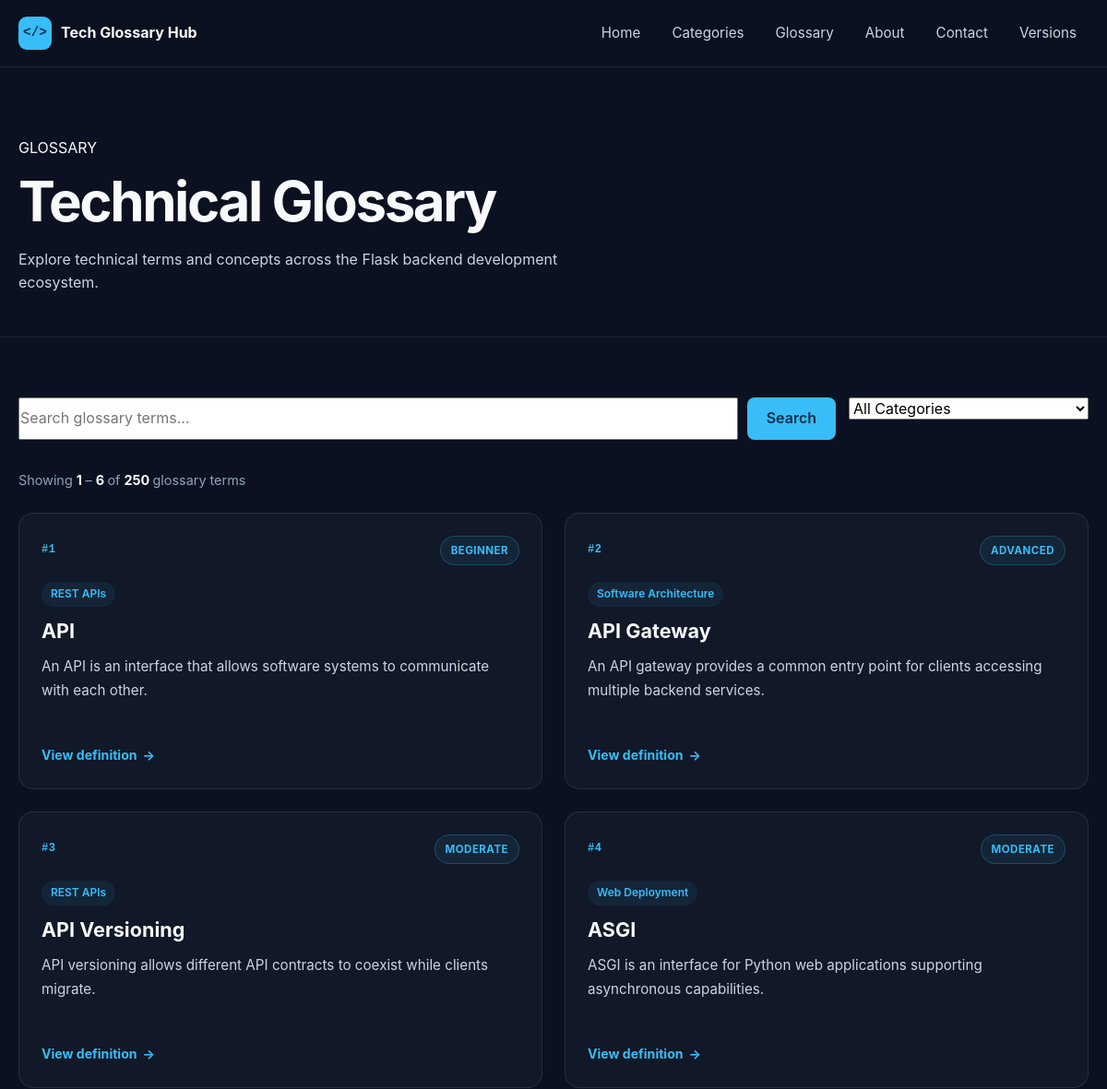
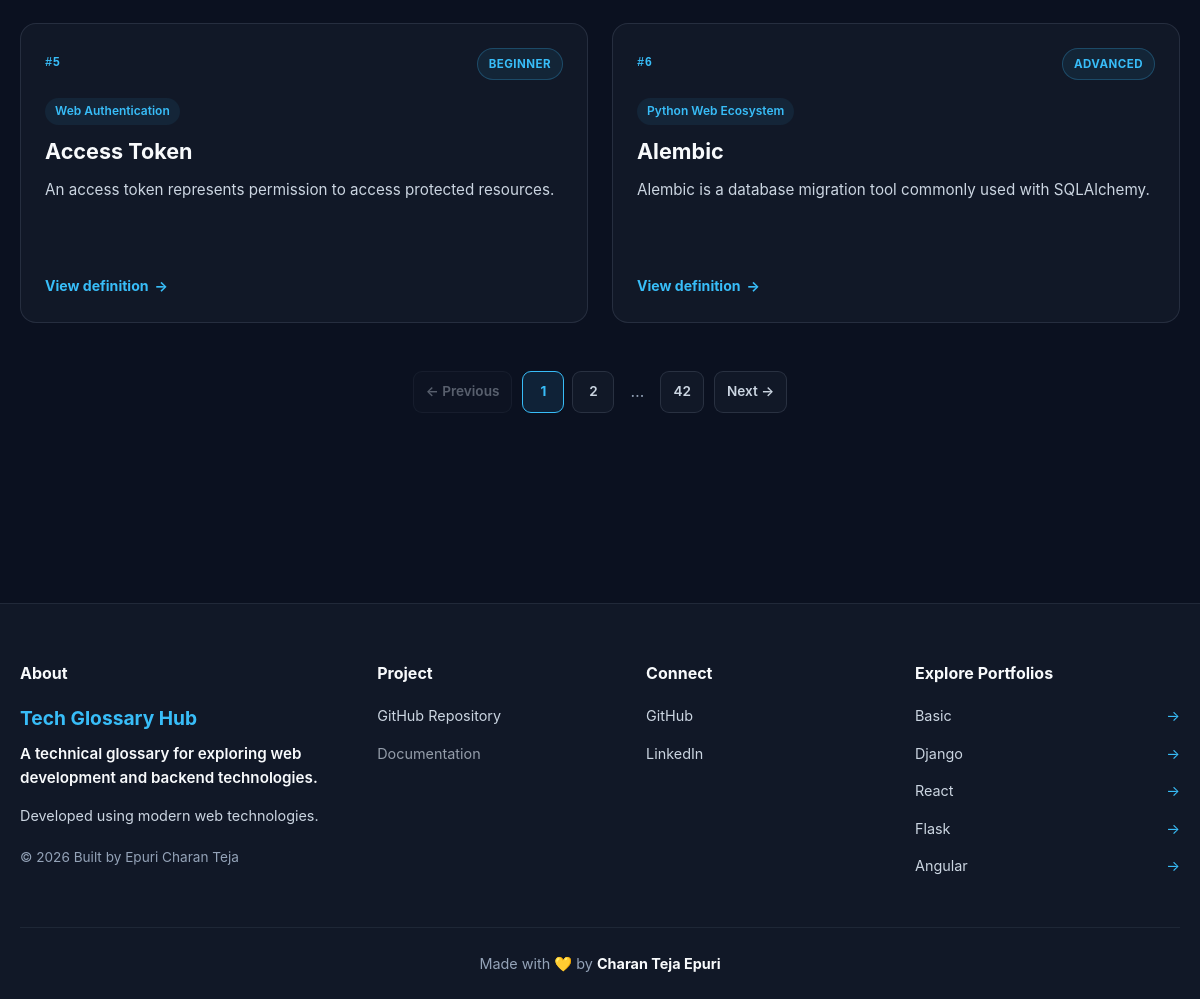
The page /glossary on the database its author committed (2 pictures, top to bottom).
### app/models/glossary_term.py (models this page shows, shortened)
class GlossaryTerm(db.Model):
    __tablename__ = "glossary_terms"
    id = db.Column(
        db.Integer,
        primary_key=True
    )
    name = db.Column(
        db.String(150),
        nullable=False,
        unique=True
    )
    slug = db.Column(
        db.String(150),
        nullable=False,
        unique=True
    )
    definition = db.Column(
        db.Text,
        nullable=False
    )
    example = db.Column(
        db.Text,
        nullable=True
    )
    level = db.Column(
        db.String(20),
        nullable=False,
        default="Beginner"
    )
    category_id = db.Column(
        db.Integer,
        db.ForeignKey("categories.id"),
        nullable=False
    )
    created_at = db.Column(
        db.DateTime,
        default=lambda: datetime.now(timezone.utc)
    )
    category = db.relationship(
        "Category",
        back_populates="terms"
    )

### app/models/category.py (models this page shows, shortened)
class Category(db.Model):
    __tablename__ = "categories"
    id = db.Column(
        db.Integer,
        primary_key=True
    )
    name = db.Column(
        db.String(100),
        nullable=False,
        unique=True
    )
    slug = db.Column(
        db.String(100),
        nullable=False,
        unique=True
    )
    description = db.Column(
        db.Text,
        nullable=True
    )
    created_at = db.Column(
        db.DateTime,
        default=lambda: datetime.now(timezone.utc)
    )
    terms = db.relationship(
        "GlossaryTerm",
        back_populates="category",
        cascade="all, delete-orphan"
    )

### app/routes/main.py (the view, shortened to what this page needs)
@main_bp.route("/glossary")
def glossary():
    search_query = request.args.get(
        "q",
        ""
    ).strip()
    category_slug = request.args.get(
        "category",
        ""
    ).strip()
    page = request.args.get(
        "page",
        1,
        type=int
    )
    if page < 1:
        page = 1
    categories = Category.query.order_by(
        Category.name.asc()
    ).all()
    query = GlossaryTerm.query
    if category_slug:
        query = query.join(
            GlossaryTerm.category
        ).filter(
            Category.slug == category_slug
        )
    pagination = query.order_by(
        GlossaryTerm.name.asc()
    ).paginate(
        page=page,
        per_page=6,
        error_out=False
    )
    selected_category = None
    if category_slug:
        selected_category = Category.query.filter_by(
            slug=category_slug
        ).first()
    return render_template(
        "glossary.html",
        terms=pagination.items,
        pagination=pagination,
        categories=categories,
        search_query=search_query,
        category_slug=category_slug,
        selected_category=selected_category
    )

### app/templates/glossary.html (shortened to what this page needs)
{% extends "base.html" %}
{% block content %}
<section class="page-header">
    <div class="container">
        <span class="eyebrow">
            GLOSSARY
        </span>
        <h1>
            Technical Glossary
        </h1>
        <p>
            Explore technical terms and concepts across the Flask
            backend development ecosystem.
        </p>
    </div>
</section>
<section class="glossary-section">
    <div class="container">
        <div class="glossary-toolbar">
            <form
                method="GET"
                action="{{ url_for('main.glossary') }}"
                class="glossary-search-form"
            >
                <div class="search-group">
                    <input
                        type="search"
                        id="glossary-search"
                        name="q"
                        value="{{ search_query }}"
                        placeholder="Search glossary terms..."
                        autocomplete="off"
                    >
                    <button
                        type="submit"
                        class="btn btn-primary"
                    >
                        Search
                    </button>
                </div>
                <div class="category-filter">
                    <select
                        id="category"
                        name="category"
                        onchange="this.form.submit()"
                    >
                        <option value="">
                            All Categories
                        </option>
                    </select>
                </div>
            </form>
        </div>
        {% if pagination and pagination.total > 0 %}
        <div class="pagination-info">
            Showing
            <strong>
                {{ pagination.first }}
            </strong>
            –
            <strong>
                {{ pagination.last }}
            </strong>
            of
            <strong>
                {{ pagination.total }}
            </strong>
            glossary terms
        </div>
        {% endif %}
        {% if terms %}
        <div class="glossary-grid">
            {% for term in terms %}
            <article class="term-card">
                <div class="term-card-top">
                    <span class="term-index">
                        #{{ loop.index + ((pagination.page - 1) * pagination.per_page) }}
                    </span>
                    <span class="term-level">
                        {{ term.level }}
                    </span>
                </div>
                <a
                    href="{{ url_for(
                        'main.category_detail',
                        slug=term.category.slug
                    ) }}"
                    class="term-category"
                >
                    {{ term.category.name }}
                </a>
                <h2 class="term-title">
                    {{ term.name }}
                </h2>
                <p class="term-definition">
                    {{ term.definition }}
                </p>
                <div class="term-card-footer">
                    <a
                        href="{{ url_for(
                            'main.term_detail',
                            slug=term.slug
                        ) }}"
                        class="term-link"
                        aria-label="View definition of {{ term.name }}"
                    >
                        View definition
                        <span aria-hidden="true">→</span>
                    </a>
                </div>
            </article>
            {% endfor %}
        </div>
        {% if pagination.pages > 1 %}
        <nav
            class="pagination"
            aria-label="Glossary pagination"
        >
            {% if pagination.has_prev %}
            <a
                href="{{ url_for(
                    'main.glossary',
                    page=pagination.prev_num,
                    q=search_query,
                    category=category_slug
                ) }}"
                class="pagination-link"
            >
                ← Previous
            </a>
            {% else %}
            <span class="pagination-link disabled">
                ← Previous
            </span>
            {% endif %}
            <div class="pagination-pages">
                {% for page_number in pagination.iter_pages(
                    left_edge=1,
                    left_current=1,
                    right_current=1,
                    right_edge=1
                ) %}
                    {% if page_number %}
                        {% if page_number == pagination.page %}
                        <span class="pagination-link active">
                            {{ page_number }}
                        </span>
                        {% else %}
                        <a
                            href="{{ url_for(
                                'main.glossary',
                                page=page_number,
                                q=search_query,
                                category=category_slug
                            ) }}"
                            class="pagination-link"
                        >
                            {{ page_number }}
                        </a>
                        {% endif %}
                    {% else %}
                    <span class="pagination-ellipsis">
                        …
                    </span>
                    {% endif %}
                {% endfor %}
            </div>
            {% if pagination.has_next %}
            <a
                href="{{ url_for(
                    'main.glossary',
                    page=pagination.next_num,
                    q=search_query,
                    category=category_slug
                ) }}"
                class="pagination-link"
            >
                Next →
            </a>
            {% else %}
            <span class="pagination-link disabled">
                Next →
            </span>
            {% endif %}
        </nav>
        {% endif %}
        {% endif %}
    </div>
</section>
{% endblock %}

### app/static/css/style.css (style rules this page uses)
* { margin: 0; padding: 0; box-sizing: border-box; }
:root { --background: #0b1120; --surface: #111827; --surface-light: #172033; --primary: #38bdf8; --primary-dark: #0284c7; --text: #f8fafc; --text-secondary: #cbd5e1; --muted: #94a3b8; --border: rgba(148, 163, 184, 0.15); --shadow: 0 10px 30px rgba(0, 0, 0, 0.25); --radius-sm: 8px; --radius-md: 12px; --radius-lg: 18px; --container-width: 1200px; }
html { scroll-behavior: smooth; }
body { min-height: 100vh; display: flex; flex-direction: column; background: var(--background); color: var(--text); font-family: Inter, system-ui, -apple-system, BlinkMacSystemFont, "Segoe UI", sans-serif; line-height: 1.6; }
a { color: inherit; text-decoration: none; }
button, input, select, textarea { font: inherit; }
button, a { -webkit-tap-highlight-color: transparent; }
h1, h2, h3, h4, h5, h6 { line-height: 1.2; }
p { color: var(--text-secondary); }
.container { width: min( calc(100% - 40px), var(--container-width) ); margin: 0 auto; }
.btn { display: inline-flex; align-items: center; justify-content: center; min-height: 46px; padding: 0 20px; border: 1px solid transparent; border-radius: var(--radius-sm); font-weight: 600; cursor: pointer; transition: transform 0.2s ease, background 0.2s ease, border-color 0.2s ease; }
.btn-primary { background: var(--primary); color: #082f49; }
.page-header { padding: 75px 0 45px; border-bottom: 1px solid var(--border); }
.page-header h1 { margin: 8px 0 15px; font-size: clamp( 2.4rem, 5vw, 4rem ); letter-spacing: -0.04em; }
.page-header p { max-width: 650px; font-size: 1rem; }
.glossary-section { padding: 65px 0 110px; }
.glossary-grid { display: grid; grid-template-columns: repeat(3, 1fr); gap: 18px; }
.term-index { color: var(--primary); font-family: monospace; font-size: 0.75rem; font-weight: 700; }
.term-category { padding: 5px 9px; background: rgba(56, 189, 248, 0.08); border-radius: 999px; color: var(--muted); font-size: 0.7rem; }
.pagination { display: flex; align-items: center; justify-content: center; gap: 10px; margin-top: 45px; flex-wrap: wrap; }
.pagination-pages { display: flex; align-items: center; gap: 6px; }
.pagination-link { display: inline-flex; align-items: center; justify-content: center; min-width: 40px; min-height: 40px; padding: 0 12px; background: var(--surface); border: 1px solid var(--border); border-radius: var(--radius-sm); color: var(--text-secondary); font-size: 0.85rem; text-decoration: none; transition: background 0.2s ease, border-color 0.2s ease, color 0.2s ease, transform 0.2s ease; }
.pagination-link.active { background: var(--primary); border-color: var(--primary); color: #082f49; font-weight: 700; cursor: default; }
.pagination-ellipsis { display: inline-flex; align-items: center; justify-content: center; min-width: 30px; min-height: 40px; color: var(--muted); }

### rows shown on the page
GlossaryTerm: level "BEGINNER", category.name "REST APIs", name "API", definition "An API is an interface that allows software systems to communicate with each other."
GlossaryTerm: level "ADVANCED", category.name "Software Architecture", name "API Gateway", definition "An API gateway provides a common entry point for clients accessing multiple backend services."
GlossaryTerm: level "MODERATE", category.name "REST APIs", name "API Versioning", definition "API versioning allows different API contracts to coexist while clients migrate."
GlossaryTerm: level "MODERATE", category.name "Web Deployment", name "ASGI", definition "ASGI is an interface for Python web applications supporting asynchronous capabilities."
GlossaryTerm: level "BEGINNER", category.name "Web Authentication", name "Access Token", definition "An access token represents permission to access protected resources."
GlossaryTerm: level "ADVANCED", category.name "Python Web Ecosystem", name "Alembic", definition "Alembic is a database migration tool commonly used with SQLAlchemy."

### other values the page prints
{{ pagination.first }} "1"
{{ pagination.last }} "6"
{{ pagination.total }} "250"
{{ page_number }} "1"
{{ page_number }} "2" "42"
